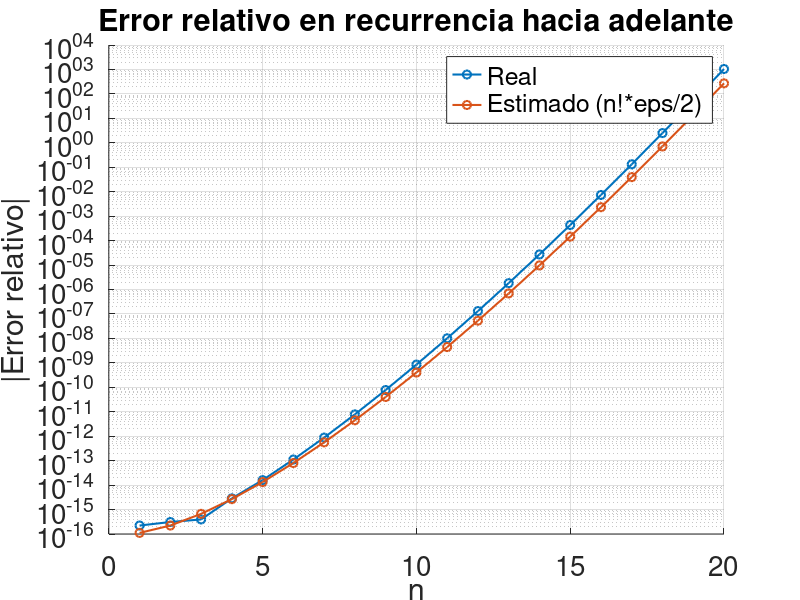
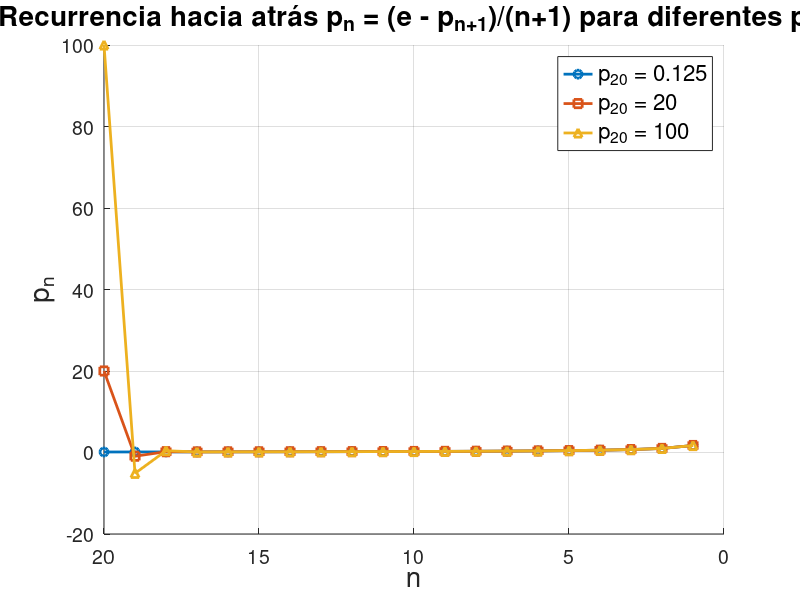

Reproduce these figures in MATLAB, in order.
function ej9()
close all; clear all;
%Calculo valores "exactos" de la integral
n_max = 20;
p_exact = zeros(n_max,1);
n_vals = (1:n_max)';

for k=1:length(n_vals)
  n=n_vals(k);
  f = @(x) x.^n .* exp(x);
   p_exact(k) = quad(f, 0, 1);   % Integro numéricamente
end


printf("######################################################\n")
printf("\t\t RECURRENCIA HACIA ADELANTE\n")
printf("######################################################\n\n")

# Calculo recurrencia hacia adelante
forward_rec = @(x,n) (e-(n+1)*x);
p_forward = zeros(n_max,1);
err_forward = zeros(n_max,1);



p_n = 1;
p_forward(1) = p_n;
err_forward(1) = abs(p_n - p_exact(1))/p_exact(1); %Error relativo

printf("n \t| p_n \t\t| error relativo \n")
printf("------------------------------------------ \n")
printf("%d \t| %d \t\t| %d\n",1,p_n,err_forward(1))

for k = 1:length(n_vals)-1
  n = n_vals(k);
  p_n = forward_rec(p_n,n);
  p_forward(k+1) = p_n;
  err_forward(k+1) = abs(p_n - p_exact(k+1))/p_exact(k+1);
  printf("%d \t| %d \t| %d\n",n+1,p_n,err_forward(k+1))
end

err_plot = max(err_forward, eps);   % evito log(0)

err_bound = factorial(n_vals)*eps/2;

figure; hold on;
semilogy(n_vals, err_plot, '-o', 'LineWidth', 1.5)
semilogy(n_vals, err_bound, '-o', 'LineWidth', 1.5)
xlabel('n', 'FontSize', 24)
ylabel('|Error relativo|', 'FontSize', 24)
title('Error relativo en recurrencia hacia adelante', 'FontSize', 24)
grid on
legend('Real','Estimado (n!*eps/2)', 'Location', 'northeast', 'FontSize', 16)
set(gca, 'FontSize', 20)


##################################################################
p_n = 20;
backward_rec = @(x,n) (e-x)/(n+1);
printf("\n")
printf("######################################################\n")
printf("\t\t RECURRENCIA HACIA ATRÁS\n")
printf("######################################################\n\n")

err_backward = abs(p_n -p_exact(n_max))/p_exact(n_max);

printf("n \t| p_n \t\t|  error relativo\n")
printf("------------------------------------------ \n")
printf("%d \t| %d \t| %d\n",20,p_n,err_backward)

for n = n_max:-1:2
  p_n = backward_rec(p_n,n);
  err_backward = abs(p_n -p_exact(n))/p_exact(n);
  printf("%d \t| %d \t| %d\n",n-1,p_n,err_backward)
end

% Recurrencia hacia atrás: p_n = (e - p_{n+1}) / (n+1)
% Cambio valores en n = 20 para comprarar estabilidad

starts = [1/8, 20, 100];     % tres valores diferentes para p_20
n = (1:n_max)';              % n = 1,...,20

figure; hold on; grid on;

markers = {'-o','-s','-^'};
legendEntries = cell(1,length(starts));

set(gca, 'FontSize', 14)

for k = 1:length(starts)
    p = zeros(n_max,1);        % p(i) guarda p_{i-1}, i.e. p(1)=p_1, ..., p(20)=p_20
    p(n_max) = starts(k);      % fijo p_20

    % Recursión hacia atrás: calculo p_19, p_18, ..., p_1
    for idx = n_max-1:-1:1         % idx corresponde a n = idx-1
        p(idx) = (e - p(idx+1)) / idx;
    end

    err = abs(p - p_exact)./(p_exact);
    plot(n, p, markers{k}, 'LineWidth', 2, 'MarkerSize', 6)
    #semilogy(n, err, markers{k}, 'LineWidth', 2, 'MarkerSize', 6)
    legendEntries{k} = sprintf('p_{20} = %.4g', starts(k));
end

xlabel('n', 'FontSize', 20)
ylabel('p_n', 'FontSize', 20)
title('Recurrencia hacia atrás p_n = (e - p_{n+1})/(n+1) para diferentes p_{20}', 'FontSize', 20)
legend(legendEntries, 'Location', 'northeast', 'FontSize', 16)

set(gca, 'XDir', 'reverse')   % opcional: mostrar n decreciendo de izq a der
hold off;
end
